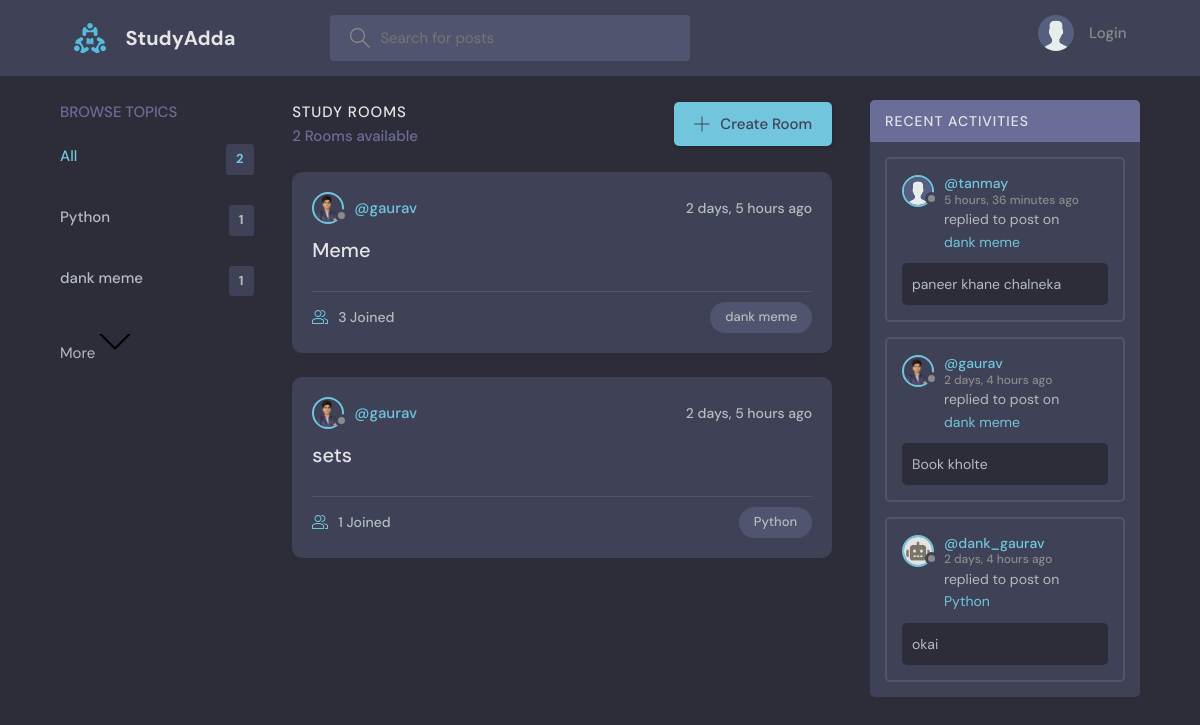
The page / on the database its author committed.
### base/models.py (models this page shows, shortened)
class Topic(models.Model):
    name=models.CharField(max_length=200)
    def __str__(self):
        return self.name

class Room(models.Model):
    host = models.ForeignKey(User,on_delete=models.SET_NULL,null=True)
    topic=models.ForeignKey(Topic,on_delete=models.SET_NULL,null=True)
    name = models.CharField(max_length=200)
    description = models.TextField(null=True,blank=True)
    participants = models.ManyToManyField(
        User,related_name='participants',blank=True)
    updated = models.DateTimeField(auto_now=True)
    created = models.DateTimeField(auto_now_add=True)
    class Meta:
        ordering = ['-updated','-created']

class User(AbstractUser):
    name=models.CharField(max_length=200,null=True)
    email =models.EmailField(unique=True,null=True)
    bio =models.TextField(null=True)
    avatar=models.ImageField(null=True,default="avatar.svg")
    USERNAME_FIELD='email'
    REQUIRED_FIELDS=[]

class Message(models.Model):
    user = models.ForeignKey(User,on_delete=models.CASCADE)
    room = models.ForeignKey(Room, on_delete=models.CASCADE)
    body = models.TextField()
    updated = models.DateTimeField(auto_now=True)
    created = models.DateTimeField(auto_now_add=True)
    class Meta:
        ordering = ['-updated', '-created']

### base/views.py (the view)
# urls.py: path('',views.home,name="home"),
def home(request):
    q = request.GET.get('q') if request.GET.get('q')!=None else ''
    rooms = Room.objects.filter(
        Q(topic__name__icontains=q)|
        Q(name__icontains=q) |
        Q(description__icontains=q)
    )
    room_count = rooms.count()
    topics = Topic.objects.all()[0:5]
    room_messages= Message.objects.filter(
        Q(room__topic__name__icontains=q))[0:3]
    context = {'rooms':rooms,'topics':topics,'room_count':room_count,
               'room_messages':room_messages}
    return render(request,'base/home.html',context)

### base/templates/base/home.html (shortened to what this page needs)
{% extends 'main.html' %}
{% block content %}
<main class="layout layout--3">
  <div class="container">
    {% include 'base/topics_component.html' %}
    <div class="roomList">
      <div class="roomList__header">
        <div>
          <h2>Study Rooms</h2>
          <p>{{room_count}} Rooms available</p>
        </div>
        <a class="btn btn--main" href="{% url 'create-room' %}">
          <svg version="1.1" xmlns="http://www.w3.org/2000/svg" width="32" height="32" viewBox="0 0 32 32">
            <title>add</title>
            <path
              d="M16.943 0.943h-1.885v14.115h-14.115v1.885h14.115v14.115h1.885v-14.115h14.115v-1.885h-14.115v-14.115z">
            </path>
          </svg>
          Create Room
        </a>
      </div>
      {% include 'base/feed_component.html' %}
    </div>
    {% include 'base/activity_component.html' %}
  </div>
</main>
{% endblock %}

### base/templates/base/topics_component.html (shortened to what this page needs)
    <div class="topics">
        <div class="topics__header">
            <h2>Browse Topics</h2>
        </div>
        <ul class="topics__list">
            <li>
                <a href="{% url 'home' %}" class="active">All <span>{{topics.count}}</span></a>
            </li>
            {% for topic in topics %}
            <li>
                <a href="{% url 'home' %}?q={{topic.name}}">{{topic.name}}<span>{{topic.room_set.all.count}}</span></a>
            </li>
            {% endfor %}
        </ul>
            More
            <svg version="1.1" xmlns="http://www.w3.org/2000/svg" width="32" height="32" viewBox="0 0 32 32">
                <title>chevron-down</title>
                <path d="M16 21l-13-13h-3l16 16 16-16h-3l-13 13z"></path>
            </svg>
    </div>

### base/templates/base/feed_component.html (shortened to what this page needs)
{% for room in rooms %}
<div class="roomListRoom">
    <div class="roomListRoom__header">
        <a href="{% url 'user-profile' room.host.id %}" class="roomListRoom__author">
            <div class="avatar avatar--small">
                <img src="{{room.host.avatar.url}}" />
            </div>
            <span>@{{room.host.username}}</span>
        </a>
        <div class="roomListRoom__actions">
            <span>{{room.created|timesince}} ago</span>
        </div>
    </div>
    <div class="roomListRoom__content">
        <a href="{% url 'room' room.id %}">{{room.name}}</a>
    </div>
    <div class="roomListRoom__meta">
        <a href="{% url 'room' room.id %}" class="roomListRoom__joined">
            {{room.participants.all.count}} Joined
        </a>
        <p class="roomListRoom__topic">{{room.topic.name}}</p>
    </div>
</div>
{% endfor %}

### base/templates/base/activity_component.html (shortened to what this page needs)
    <div class="activities">
        <div class="activities__header">
            <h2>Recent Activities</h2>
        </div>
        {% for message in room_messages %}
        <div class="activities__box">
            <div class="activities__boxHeader roomListRoom__header">
                <a href="{% url 'user-profile' message.user.id %}" class="roomListRoom__author">
                    <div class="avatar avatar--small">
                        <img src="{{message.user.avatar.url}}" />
                    </div>
                    <p>
                        @{{message.user.username}}
                        <span>{{message.created|timesince}} ago</span>
                    </p>
                </a>
            </div>
            <div class="activities__boxContent">
                <p>replied to post on <a href="{% url 'room' message.room.id %}">{{message.room.topic}}</a></p>
                <div class="activities__boxRoomContent">{{message.body}}</div>
            </div>
        </div>
        {% endfor %}
    </div>

### rows shown on the page
Topic: name "Python", room_set.all.count "1"
Topic: name "dank meme", room_set.all.count "1"
Room: host.avatar (picture), host.username "gaurav", created "2 days, 5 hours", name "Meme", participants.all.count "3", topic.name "dank meme"
Room: host.avatar (picture), host.username "gaurav", created "2 days, 5 hours", name "sets", participants.all.count "1", topic.name "Python"
Message: user.avatar (placeholder picture), user.username "tanmay", created "5 hours, 36 minutes", room.topic "dank meme", body "paneer khane chalneka"
Message: user.avatar (picture), user.username "gaurav", created "2 days, 4 hours", room.topic "dank meme", body "Book kholte"
Message: user.avatar (picture), user.username "dank_gaurav", created "2 days, 4 hours", room.topic "Python", body "okai"

### other values the page prints
{{ topics.count }} "2"
{{ room_count }} "2"
